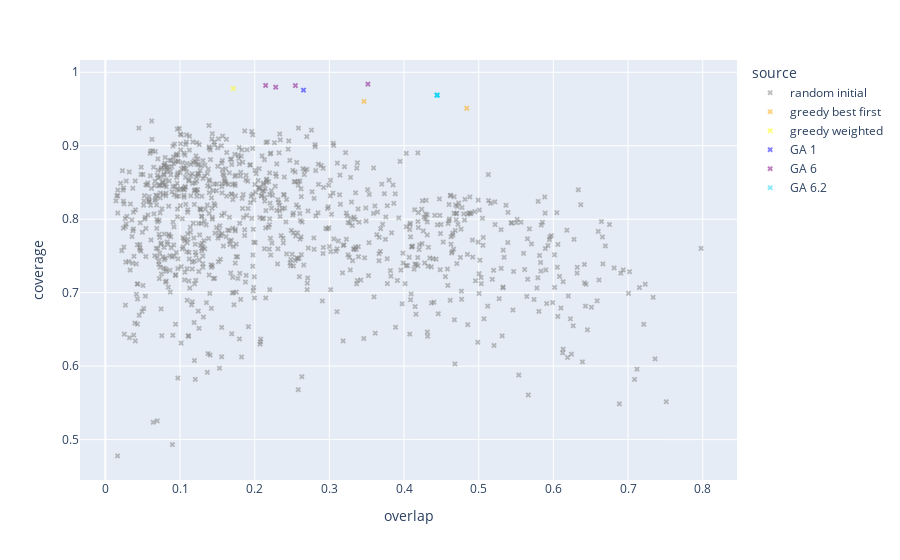

The cell this chart's notebook holds for it:
### Code cell
import plotly.express as px
fig = px.scatter(f, x="overlap", y="coverage",
                        color_discrete_map={
                            "random initial": "grey",
                            "greedy best first": "orange",
                            "greedy weighted": "yellow",
                            "GA 1": "blue",
                            "GA 6": "purple"
                        },
                        color=f["source"]
                        )

fig.update_traces(marker=dict(size=5, opacity=0.5, symbol='x')) #colorscale='temps', color=f["source"], opacity=0.75))
fig.show()

### Figure 1 — Plotly figure (JSON) as saved in the notebook; plotly's stock layout.template omitted (floating-point values rounded to 4 significant figures; data arrays with more than 128 entries replaced by an {"elided": "..."} marker saying what was removed)
{"data": [{"hovertemplate": "source=random initial<br>overlap=%{x}<br>coverage=%{y}<extra></extra>", "legendgroup": "random initial", "marker": {"color": "grey", "opacity": 0.5, "size": 5, "symbol": "x"}, "mode": "markers", "name": "random initial", "showlegend": true, "type": "scattergl", "x": {"elided": "1000 float values"}, "xaxis": "x", "y": {"elided": "1000 float values"}, "yaxis": "y"}, {"hovertemplate": "source=greedy best first<br>overlap=%{x}<br>coverage=%{y}<extra></extra>", "legendgroup": "greedy best first", "marker": {"color": "orange", "opacity": 0.5, "size": 5, "symbol": "x"}, "mode": "markers", "name": "greedy best first", "showlegend": true, "type": "scattergl", "x": [0.3464, 0.4839], "xaxis": "x", "y": [0.9603, 0.9509], "yaxis": "y"}, {"hovertemplate": "source=greedy weighted<br>overlap=%{x}<br>coverage=%{y}<extra></extra>", "legendgroup": "greedy weighted", "marker": {"color": "yellow", "opacity": 0.5, "size": 5, "symbol": "x"}, "mode": "markers", "name": "greedy weighted", "showlegend": true, "type": "scattergl", "x": [0.1712], "xaxis": "x", "y": [0.9777], "yaxis": "y"}, {"hovertemplate": "source=GA 1<br>overlap=%{x}<br>coverage=%{y}<extra></extra>", "legendgroup": "GA 1", "marker": {"color": "blue", "opacity": 0.5, "size": 5, "symbol": "x"}, "mode": "markers", "name": "GA 1", "showlegend": true, "type": "scattergl", "x": [0.2653], "xaxis": "x", "y": [0.9756], "yaxis": "y"}, {"hovertemplate": "source=GA 6<br>overlap=%{x}<br>coverage=%{y}<extra></extra>", "legendgroup": "GA 6", "marker": {"color": "purple", "opacity": 0.5, "size": 5, "symbol": "x"}, "mode": "markers", "name": "GA 6", "showlegend": true, "type": "scattergl", "x": [0.2544, 0.2146, 0.3516, 0.2281], "xaxis": "x", "y": [0.9819, 0.9821, 0.9838, 0.9797], "yaxis": "y"}, {"hovertemplate": "source=GA 6.2<br>overlap=%{x}<br>coverage=%{y}<extra></extra>", "legendgroup": "GA 6.2", "marker": {"color": "#19d3f3", "opacity": 0.5, "size": 5, "symbol": "x"}, "mode": "markers", "name": "GA 6.2", "showlegend": true, "type": "scattergl", "x": [0.4443, 0.4443, 0.4443, 0.4443, 0.4443, 0.4443, 0.4443, 0.4443, 0.4443, 0.4443, 0.4443, 0.4443, 0.4443, 0.4443, 0.4443, 0.4443, 0.4443, 0.4443, 0.4443, 0.4443], "xaxis": "x", "y": [0.9688, 0.9688, 0.9688, 0.9688, 0.9688, 0.9688, 0.9688, 0.9688, 0.9688, 0.9688, 0.9688, 0.9688, 0.9688, 0.9688, 0.9688, 0.9688, 0.9688, 0.9688, 0.9688, 0.9688], "yaxis": "y"}], "layout": {"legend": {"title": {"text": "source"}, "tracegroupgap": 0}, "margin": {"t": 60}, "xaxis": {"anchor": "y", "domain": [0, 1], "title": {"text": "overlap"}}, "yaxis": {"anchor": "x", "domain": [0, 1], "title": {"text": "coverage"}}}}
